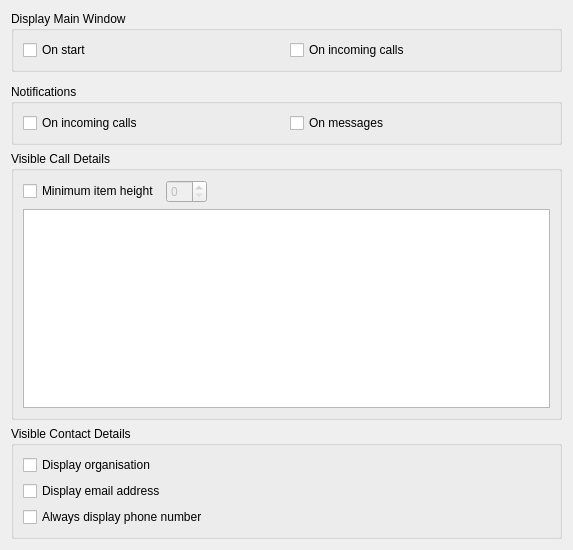
<?xml version="1.0" encoding="UTF-8"?>
<ui version="4.0">
 <class>DlgDisplayBase</class>
 <widget class="QWidget" name="DlgDisplayBase">
  <property name="geometry">
   <rect>
    <x>0</x>
    <y>0</y>
    <width>573</width>
    <height>550</height>
   </rect>
  </property>
  <property name="minimumSize">
   <size>
    <width>0</width>
    <height>550</height>
   </size>
  </property>
  <property name="windowTitle">
   <string notr="true">Display settings</string>
  </property>
  <layout class="QVBoxLayout" name="verticalLayout">
   <item>
    <widget class="QGroupBox" name="groupBox_2">
     <property name="title">
      <string>Display Main Window</string>
     </property>
     <layout class="QHBoxLayout" name="horizontalLayout_2">
      <item>
       <widget class="QCheckBox" name="kcfg_displayOnStart">
        <property name="accessibleDescription">
         <string comment="Show main window on start"/>
        </property>
        <property name="text">
         <string>On start</string>
        </property>
       </widget>
      </item>
      <item>
       <widget class="QCheckBox" name="kcfg_displayOnCalls">
        <property name="accessibleDescription">
         <string comment="Show main window on incoming calls"/>
        </property>
        <property name="text">
         <string>On incoming calls</string>
        </property>
       </widget>
      </item>
     </layout>
    </widget>
   </item>
   <item>
    <widget class="QWidget" name="widget1_notifications" native="true">
     <property name="sizePolicy">
      <sizepolicy hsizetype="Preferred" vsizetype="Fixed">
       <horstretch>0</horstretch>
       <verstretch>0</verstretch>
      </sizepolicy>
     </property>
    </widget>
   </item>
   <item>
    <widget class="QGroupBox" name="groupBox">
     <property name="title">
      <string>Notifications</string>
     </property>
     <layout class="QHBoxLayout" name="horizontalLayout">
      <item>
       <widget class="QCheckBox" name="kcfg_notifOnCalls">
        <property name="accessibleDescription">
         <string comment="Enable notification on incoming calls"/>
        </property>
        <property name="text">
         <string>On incoming calls</string>
        </property>
       </widget>
      </item>
      <item>
       <widget class="QCheckBox" name="kcfg_notifOnMessages">
        <property name="accessibleDescription">
         <string comment="Enable notifications on messages"/>
        </property>
        <property name="text">
         <string>On messages</string>
        </property>
       </widget>
      </item>
     </layout>
    </widget>
   </item>
   <item>
    <widget class="QGroupBox" name="groupBox_3">
     <property name="title">
      <string>Visible Call Details</string>
     </property>
     <layout class="QGridLayout" name="gridLayout">
      <item row="1" column="0" colspan="2">
       <widget class="QListWidget" name="m_pDetailsList"/>
      </item>
      <item row="0" column="0" colspan="2">
       <layout class="QHBoxLayout" name="horizontalLayout_3">
        <item>
         <widget class="QCheckBox" name="kcfg_limitMinimumRowHeight">
          <property name="text">
           <string>Minimum item height</string>
          </property>
         </widget>
        </item>
        <item>
         <widget class="QSpinBox" name="kcfg_minimumRowHeight">
          <property name="enabled">
           <bool>false</bool>
          </property>
         </widget>
        </item>
        <item>
         <spacer name="horizontalSpacer_2">
          <property name="orientation">
           <enum>Qt::Horizontal</enum>
          </property>
          <property name="sizeHint" stdset="0">
           <size>
            <width>40</width>
            <height>20</height>
           </size>
          </property>
         </spacer>
        </item>
       </layout>
      </item>
     </layout>
    </widget>
   </item>
   <item>
    <widget class="QGroupBox" name="groupBox_4">
     <property name="title">
      <string>Visible Contact Details</string>
     </property>
     <layout class="QVBoxLayout" name="verticalLayout_2">
      <item>
       <widget class="QCheckBox" name="kcfg_displayOrganisation">
        <property name="text">
         <string>Display organisation</string>
        </property>
       </widget>
      </item>
      <item>
       <widget class="QCheckBox" name="kcfg_displayEmail">
        <property name="text">
         <string>Display email address</string>
        </property>
       </widget>
      </item>
      <item>
       <widget class="QCheckBox" name="kcfg_alwaysShowPhoneNumber">
        <property name="text">
         <string>Always display phone number</string>
        </property>
       </widget>
      </item>
     </layout>
    </widget>
   </item>
  </layout>
 </widget>
 <resources/>
 <connections/>
</ui>
